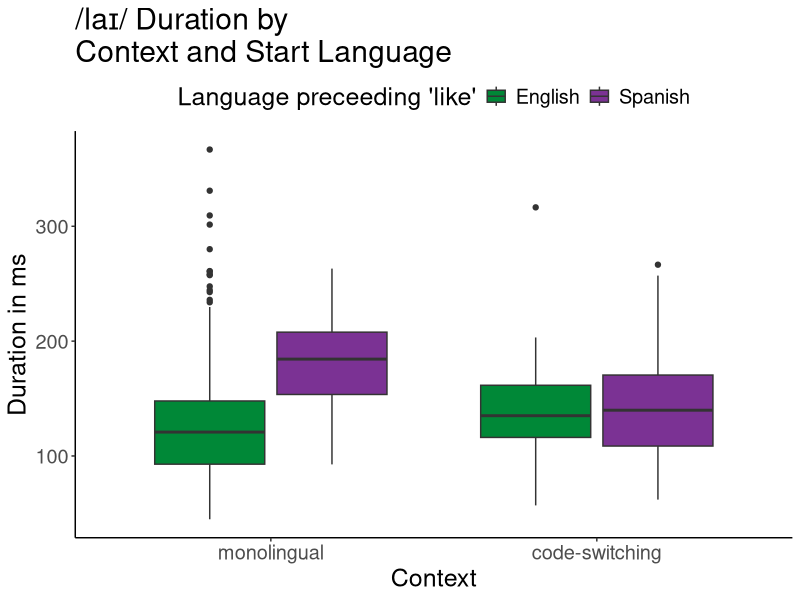
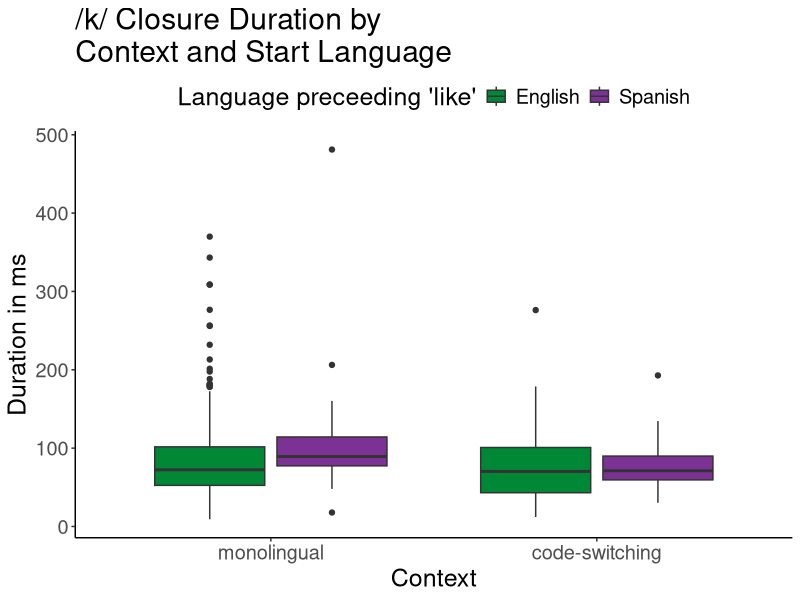
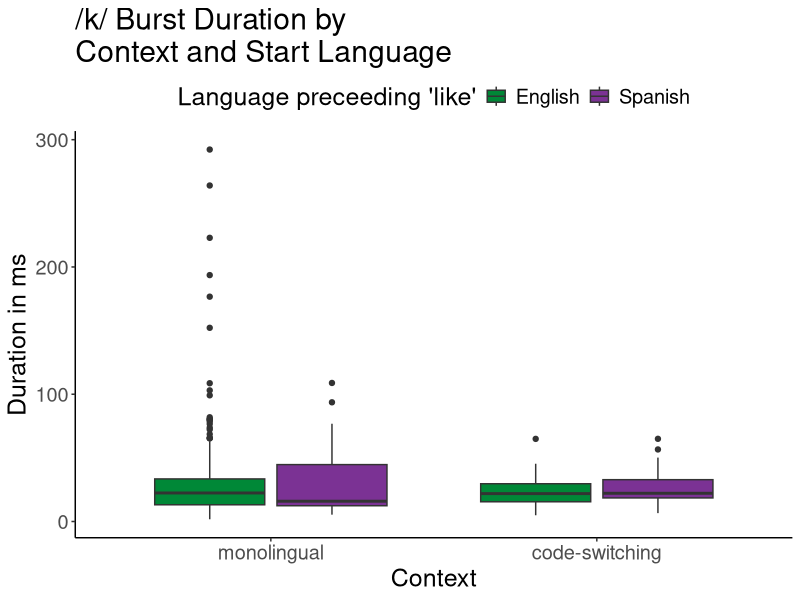

The R script that drew these images, in order:
## LOAD PACKAGES
library(lme4)
library(ggplot2)
library(RColorBrewer)


## SET COLORS
colors = brewer.pal(5, "PRGn")
eng_col = colors[5]
sp_col = colors[1]


## READ IN DATA AND CLEAN
data = read.table("data/duration.txt", header=T, sep="\t")

# Get rid of 'verb' tokens
data = subset(data, gram_cat!="V")
	data$gram_cat = factor(data$gram_cat)
	
# Get rid of 'CS3' tokens
data = subset(data, context_cat!="CS3")
	data$context_cat = factor(data$context_cat)
	data$context_start_lg = factor(data$context_start_lg)
	data$context_specific = factor(data$context_specific)
	
# Subset out data with main code-switching tokens
data_sub = subset(data, context_specific=="E" | context_specific=="S" | context_specific=="CS_ES" | context_specific=="CS_SE")
	data_sub$context_specific = factor(data_sub$context_specific)
	data_sub$context_cat = factor(data_sub$context_cat)
	data_sub$context_start_lg = factor(data_sub$context_start_lg)
	
# Reorder and rename variables
data_sub$context_cat = factor(data_sub$context_cat, levels=c("ML", "CS"), labels=c("monolingual", "code-switching"))
data_sub$context_start_lg = factor(data_sub$context_start_lg, levels=c("E", "S"), labels=c("English", "Spanish"))

# Organize data for boxplot of burst production
data_burst = aggregate(data_sub$burst_presence, by=list(data_sub$context_cat, data_sub$context_start_lg), FUN=mean)
	colnames(data_burst) = c("context_cat", "context_start_lg", "burst_percentage")
	

## MAKE PLOTS
# Boxplot of like duration
duration_plot <- ggplot(data_sub, aes(x=context_cat, y=like_duration_ms)) +
					geom_boxplot(aes(fill=context_start_lg)) +
					scale_fill_manual(values=c(eng_col, sp_col)) +
					#scale_fill_manual(values=c("white", "grey")) +
					ggtitle("/la\u026A/ Duration by\nContext and Start Language") +
					xlab("Context") +
					ylab("Duration in ms") +
					guides(fill=guide_legend(title="Language preceeding \'like\'")) +
					theme_bw() +
					theme(text=element_text(size=18), title=element_text(size=18), panel.border = element_blank(), panel.grid.major = element_blank(), panel.grid.minor = element_blank(), axis.line = element_line(colour = "black"),
					      legend.position="top", legend.key=element_blank())

cairo_pdf("figures/like_duration.pdf")
duration_plot
dev.off()
	
# Boxplot of closure duration
data_clos = subset(data_sub, closure_duration > 0)
closure_duration_plot <- ggplot(data_clos, aes(x=context_cat, y=closure_duration)) +
					geom_boxplot(aes(fill=context_start_lg)) +
					#scale_fill_manual(values=c("white", "grey")) +
          scale_fill_manual(values=c(eng_col, sp_col)) +
					ggtitle("/k/ Closure Duration by\nContext and Start Language") +
					xlab("Context") +
					ylab("Duration in ms") +
          guides(fill=guide_legend(title="Language preceeding \'like\'")) +
					theme_bw() +
          theme(text=element_text(size=18), title=element_text(size=18), panel.border = element_blank(), panel.grid.major = element_blank(), panel.grid.minor = element_blank(), axis.line = element_line(colour = "black"),
            legend.position="top", legend.key=element_blank())
	pdf("figures/closure_duration.pdf")
closure_duration_plot
	dev.off()
	
# Boxplot of burst duration
data_burst = subset(data_sub, burst_duration > 0)
burst_duration_plot <- ggplot(data_burst, aes(x=context_cat, y=burst_duration)) +
					geom_boxplot(aes(fill=context_start_lg)) +
					#scale_fill_manual(values=c("white", "grey")) +
          scale_fill_manual(values=c(eng_col, sp_col)) +
					ggtitle("/k/ Burst Duration by\nContext and Start Language") +
					xlab("Context") +
					ylab("Duration in ms") +
          guides(fill=guide_legend(title="Language preceeding \'like\'")) +
					theme_bw() +
          theme(text=element_text(size=18), title=element_text(size=18), panel.border = element_blank(), panel.grid.major = element_blank(), panel.grid.minor = element_blank(), axis.line = element_line(colour = "black"),
              legend.position="top", legend.key=element_blank())
	pdf("figures/burst_duration.pdf")
burst_duration_plot
	dev.off()
